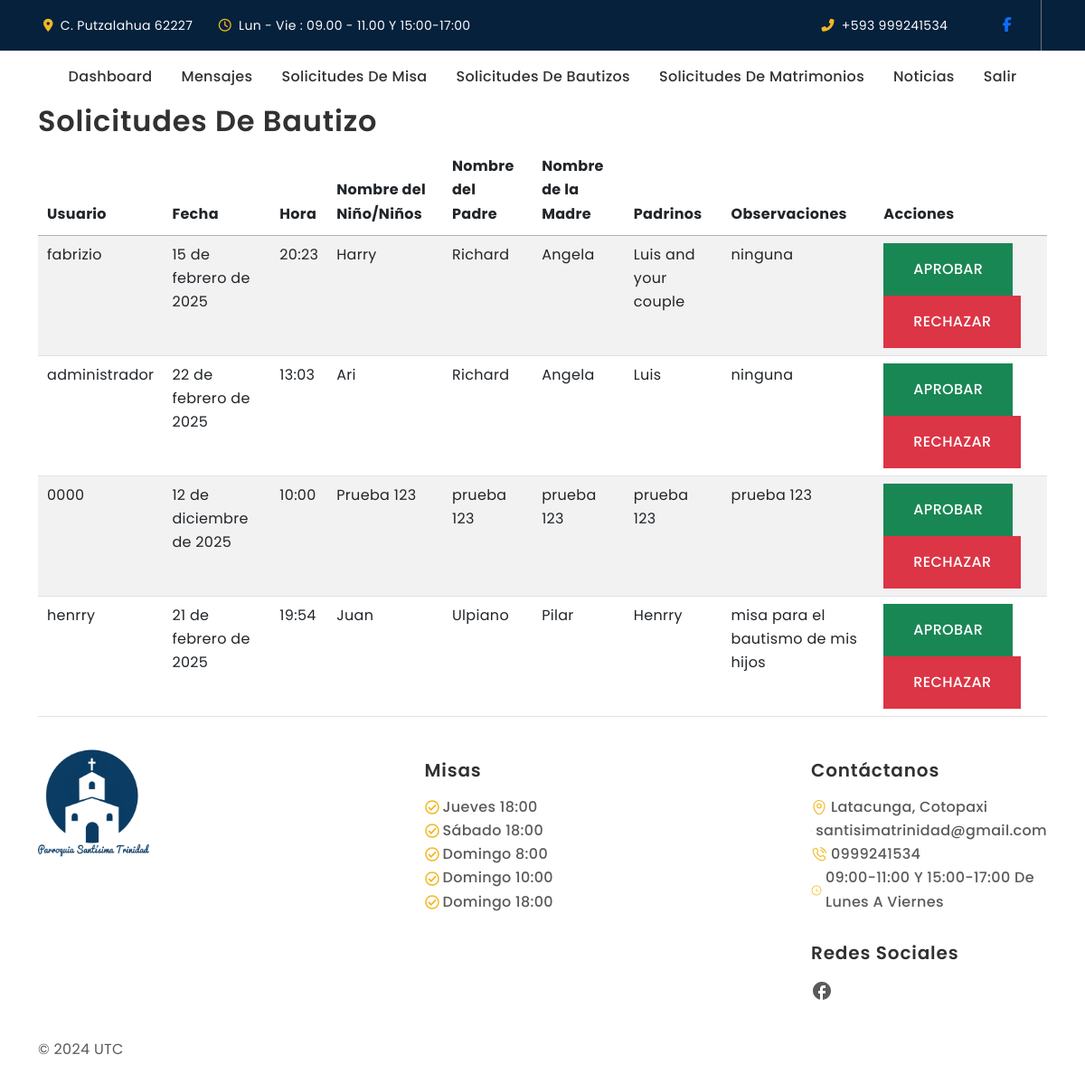
Page /ver-solicitudes-bautizos/ (signed in) on the earlier database version.
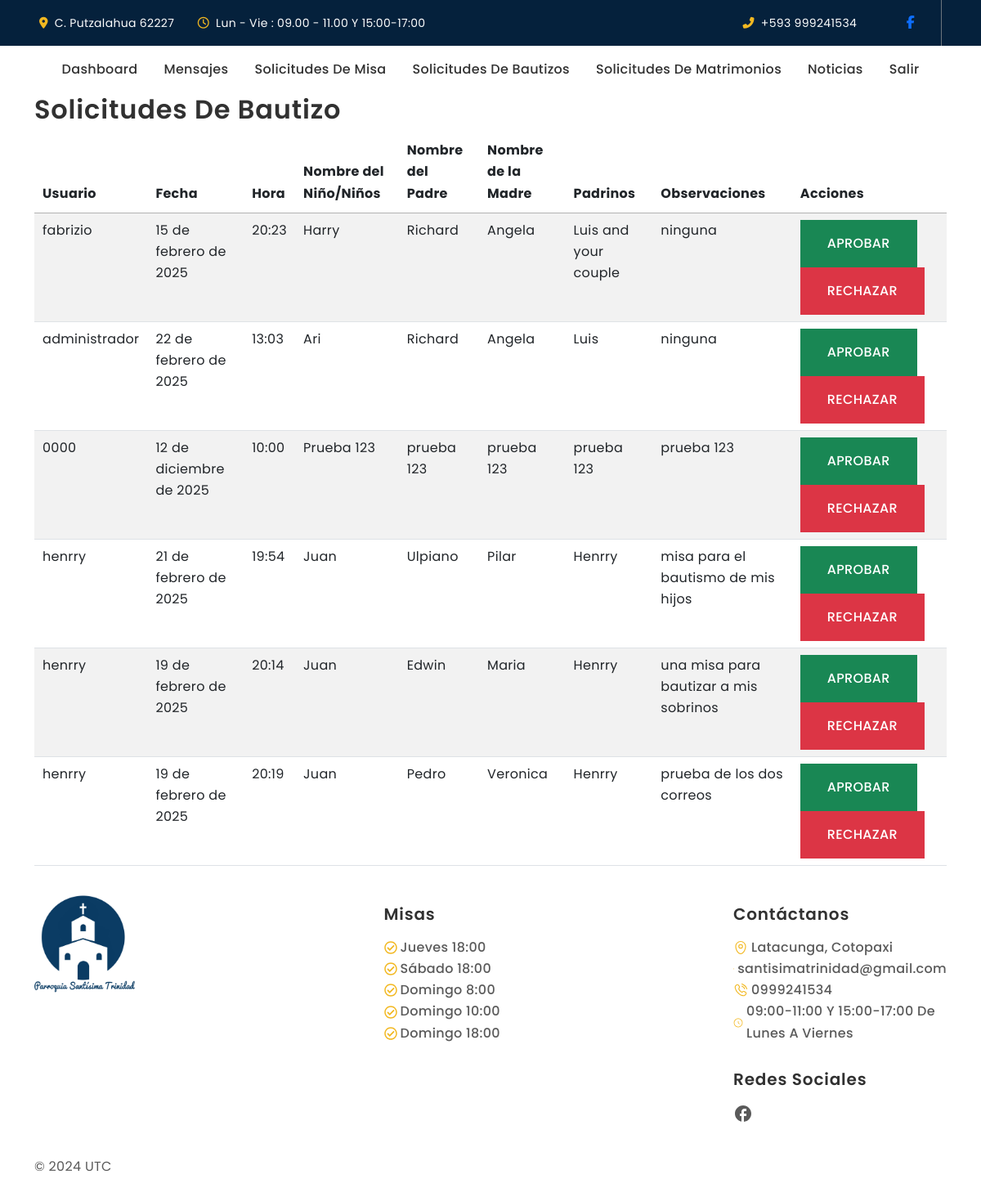
Same page on the later database version.
### Apps/web/models.py (models this page shows, shortened)
class Bautizo(models.Model):
    usuario = models.ForeignKey(User, on_delete=models.CASCADE)
    fecha = models.DateField()
    hora = models.TimeField()
    nombre_nino = models.CharField(max_length=200, verbose_name='Nombre del Niño/Niños')
    nombre_padre = models.CharField(max_length=200, verbose_name='Nombre del Padre')
    nombre_madre = models.CharField(max_length=200, verbose_name='Nombre de la Madre')
    padrinos = models.CharField(max_length=200)
    observaciones = models.TextField(blank=True, null=True)

### Apps/web/views.py (the view)
# urls.py: path('ver-solicitudes-bautizos/', views.ver_solicitudes_bautizos, name='ver_solicitudes_bautizos'),
@login_required(login_url='/login/')
@staff_member_required(login_url='/login/')
def ver_solicitudes_bautizos(request):
    bautizos = Bautizo.objects.all()
    return render(request, 'ver_solicitudes_bautizos.html', {'bautizos': bautizos})

### Apps/web/templates/ver_solicitudes_bautizos.html (shortened to what this page needs)
{% extends 'base.html' %}
{% block body %}
<div class="container">
    <h2>Solicitudes de Bautizo</h2>
    <table class="table table-striped" id="tbl_bautizos">
        <thead>
            <tr>
                <th>Usuario</th>
                <th>Fecha</th>
                <th>Hora</th>
                <th>Nombre del Niño/Niños</th>
                <th>Nombre del Padre</th>
                <th>Nombre de la Madre</th>
                <th>Padrinos</th>
                <th>Observaciones</th>
                <th>Acciones</th>
            </tr>
        </thead>
        <tbody>
            {% for bautizo in bautizos %}
            <tr>
                <td>{{ bautizo.usuario.username }}</td>
                <td>{{ bautizo.fecha }}</td>
                <td>{{ bautizo.hora }}</td>
                <td>{{ bautizo.nombre_nino }}</td>
                <td>{{ bautizo.nombre_padre }}</td>
                <td>{{ bautizo.nombre_madre }}</td>
                <td>{{ bautizo.padrinos }}</td>
                <td>{{ bautizo.observaciones }}</td>
                <td>
                    <a href="{% url 'aprobar_solicitud_bautizo' bautizo.id %}" class="btn btn-success btn-sm">
                        Aprobar
                    </a>
                    <a href="{% url 'rechazar_solicitud_bautizo' bautizo.id %}" class="btn btn-danger btn-sm">
                        Rechazar
                    </a>
                </td>
            </tr>
            {% endfor %}
        </tbody>
    </table>
</div>
{% endblock %}

### Apps/web/templates/base.html (shortened to what this page needs)
{% load static %}
<!DOCTYPE html>
<html lang="es">
<head>
    <link href="https://cdn.jsdelivr.net/npm/bootstrap@5.3.0/dist/css/bootstrap.min.css" rel="stylesheet">
    <link rel="stylesheet" type="text/css" href="{% static 'css\vendor.css' %}">
    <link rel="stylesheet" href="https://cdn.jsdelivr.net/npm/swiper@9/swiper-bundle.min.css" />
    <link rel="stylesheet" type="text/css" href="{% static 'style.css' %}">
    <link href="https://cdn.jsdelivr.net/npm/summernote@0.9.0/dist/summernote-lite.min.css" rel="stylesheet">
    <link rel="stylesheet" href="https://cdnjs.cloudflare.com/ajax/libs/izitoast/1.4.0/css/iziToast.min.css"
 />
    <link rel="stylesheet" href="https://cdn.datatables.net/2.2.1/css/dataTables.bootstrap5.css">
    <link rel="stylesheet" href="https://cdn.datatables.net/buttons/3.2.0/css/buttons.bootstrap5.css">
    <link rel="stylesheet" href="https://cdn.datatables.net/1.13.6/css/jquery.dataTables.min.css">
    <link rel="stylesheet" href="https://cdn.datatables.net/buttons/3.2.0/css/buttons.dataTables.min.css">
    <link href="https://cdn.jsdelivr.net/npm/now-ui-dashboard/css/now-ui-dashboard.min.css" rel="stylesheet" />
</head>
<header id="header">
<div class="container-fluid custom-bg text-light p-0">
    <div class="row gx-0 d-none d-lg-flex">
        <div class="col-lg-7 px-5 text-start">
            <div class="h-100 d-inline-flex align-items-center me-4">
                <small class="fa fa-map-marker-alt text-primary me-2"></small>
                <small>C. Putzalahua 62227</small>
            </div>
            <div class="h-100 d-inline-flex align-items-center">
                <small class="far fa-clock text-primary me-2"></small>
                <small>Lun - Vie : 09.00 - 11.00 Y 15:00-17:00</small>
            </div>
        </div>
        <div class="col-lg-5 px-5 text-end">
            <div class="h-100 d-inline-flex align-items-center me-4">
                <small class="fa fa-phone-alt text-primary me-2"></small>
                <small>+593 999241534</small>
            </div>
            <div class="h-100 d-inline-flex align-items-center mx-n2">
                <a class="btn btn-square btn-link rounded-0 border-0 border-end border-secondary" href="https://www.facebook.com/parroquiasantisimatrinidad.lalagunalatacunga"><i class="fab fa-facebook-f"></i></a>
            </div>
        </div>
    </div>
</div>
    <nav id="primary-header" class="navbar navbar-expand-lg py-3">
        <div class="container justify-content-end">
            <div class="header-bottom offcanvas offcanvas-end" id="bdNavbar" aria-labelledby="bdNavbarOffcanvasLabel">
                <div class="offcanvas-body align-items-center justify-content-center">
                    <ul class="navbar-nav mb-2 mb-lg-0 align-items-center">
                        {% if user.is_superuser %}
                        <li class="nav-item px-3 py-1 py-lg-0">
                            <a class="nav-link p-0" href="/dashboard_view/">Dashboard</a>
                        </li>
                        <li class="nav-item px-3 py-1 py-lg-0">
                            <a class="nav-link p-0" href="/mensajes/">Mensajes</a>
                        </li>
                        <li class="nav-item px-3 py-1 py-lg-0">
                            <a class="nav-link p-0" href="{% url 'ver_solicitudes' %}">Solicitudes de Misa</a>
                        </li>
                        <li class="nav-item px-3 py-1 py-lg-0">
                            <a class="nav-link p-0" href="{% url 'ver_solicitudes_bautizos' %}">Solicitudes de Bautizos</a>
                        </li>
                        <li class="nav-item px-3 py-1 py-lg-0">
                            <a class="nav-link p-0" href="{% url 'ver_solicitudes_matrimonios' %}">Solicitudes de Matrimonios</a>
                        </li>
                        <li class="nav-item px-3 py-1 py-lg-0">
                            <a class="nav-link p-0" href="/news/">Noticias</a>
                        </li>
                        <li class="nav-item px-3 py-1 py-lg-0">
                            <a class="nav-link p-0" href="/logout/">Salir</a>
                        </li>
                    {% endif %}
                    </ul>
                </div>
            </div>
        </div>
    </nav>
</header>
<body style="background-color: white;">
    {% block body %}
    {% endblock %}
</body>
<footer id="footer">
    <div class="container pt-4">
        <div class="row flex-wrap justify-content-between">
            <div class="col-lg-3 col-md-6 pb-3">
                <div class="footer-menu">
                    <a class="navbar-brand" href="#">
                        <img src="{% static 'images/logo.png' %}" class="logo img-fluid img w-50">
                    </a>
                </div>
            </div>
            <div class="col-lg-3 col-md-6 pb-3">
                <div class="footer-menu">
                    <h5 class=" widget-title py-2 mt-3 fw-semibold">Misas</h5>
                    <ul class="menu-list d-flex flex-column list-unstyled">
                        <li class="fw-medium text-capitalize d-flex align-items-center">
                            <svg class="text-primary me-1" width="16" height="16">
                                <use xlink:href="#check-circle"></use>
                            </svg>Jueves 18:00
                        </li>
                        <li class="fw-medium text-capitalize d-flex align-items-center">
                            <svg class="text-primary me-1" width="16" height="16">
                                <use xlink:href="#check-circle"></use>
                            </svg>Sábado 18:00
                        </li>
                        <li class="fw-medium text-capitalize d-flex align-items-center">
                            <svg class="text-primary me-1" width="16" height="16">
                                <use xlink:href="#check-circle"></use>
                            </svg>Domingo 8:00
                        </li>
                        <li class="fw-medium text-capitalize d-flex align-items-center">
                            <svg class="text-primary me-1" width="16" height="16">
                                <use xlink:href="#check-circle"></use>
                            </svg>Domingo 10:00
                        </li>
                        <li class="fw-medium text-capitalize d-flex align-items-center">
                            <svg class="text-primary me-1" width="16" height="16">
                                <use xlink:href="#check-circle"></use>
                            </svg>Domingo 18:00
                        </li>
                    </ul>
                </div>
            </div>
            <div class="col-lg-3 col-md-6">
                <div class="footer-menu">
                    <h5 class=" widget-title py-2 mt-3 fw-semibold">Contáctanos</h5>
                    <ul class="menu-list d-flex flex-column list-unstyled">
                        <li class="fw-medium text-capitalize d-flex align-items-center">
                            <svg class="text-primary me-1" width="18" height="18">
                                <use xlink:href="#location"></use>
                            </svg>Latacunga, Cotopaxi
                        </li>
                        <li class="fw-medium d-flex align-items-center">
                            <a href="https://mail.google.com/mail/?view=cm&fs=1&to=santisimatrinidad@gmail.com" target="_blank">santisimatrinidad@gmail.com</a>
                        </li>
                        <li class="fw-medium text-capitalize d-flex align-items-center">
                            <svg class="text-primary me-1" width="18" height="18">
                                <use xlink:href="#phone"></use>
                            </svg>0999241534
                        </li>
                        <li class="fw-medium text-capitalize d-flex align-items-center">
                            <svg class="text-primary me-1" width="18" height="18">
                                <use xlink:href="#clock"></use>
                            </svg>09:00-11:00 y 15:00-17:00 de Lunes a Viernes
                        </li>
                    </ul>
                </div>
                <div class="footer-menu">
                    <h5 class=" widget-title py-2 mt-4 fw-semibold">Redes Sociales</h5>
                    <ul class="social-links d-flex flex-wrap list-unstyled">
                        <li class="social me-3">
                            <a href="https://www.facebook.com/parroquiasantisimatrinidad.lalagunalatacunga">
                                <svg class=" me-1" width="24" height="24">
                                    <use xlink:href="#facebook"></use>
                                </svg>
                            </a>
                        </li>
                    </ul>
                </div>
            </div>
        </div>
    </div>
    <div class="container">
        <div class="footer-bottom d-md-flex justify-content-between py-4">
            <p class=" mb-0">© 2024 UTC</p>
        </div>
    </div>
</footer>
<link rel="stylesheet" href="https://cdnjs.cloudflare.com/ajax/libs/font-awesome/6.7.2/css/all.min.css"
 />
</html>

### static/style.css (style rules this page uses)
:root { --primary-color: #F2B821; --secondary-color: #05213C; --black-color: #292929; --light-black-color: #343536; --dark-color: #313131; --body-color: #5A5A5A; --gray-color: #777F81; --light-color: #fdfdfd; --bs-gray-100: #F6F6F6; --bs-gray-300: #DCDCDC; --bs-primary-text-emphasis: var(--primary-color); --bs-body-color-rgb: 90, 90, 90; --bs-light-rgb: rgba(255, 255, 255, 1); --bs-dark-rgb: 41, 41, 41; --bs-primary-rgb: 178, 142, 113; }
:root { --heading-font: "Poppins", sans-serif; --body-font: "Poppins", sans-serif; }
*, *::before, *::after { -webkit-box-sizing: border-box; -moz-box-sizing: border-box; box-sizing: border-box; }
html { box-sizing: border-box; }
body { background-color: var(--light-color); font-family: var(--body-font); font-size: 16px; font-weight: 400; line-height: 164%; letter-spacing: 0.32px; color: var(--body-color); margin: 0; }
p { color: var(--body-color); }
a { color: inherit; text-decoration: none; transition: 0.3s ease-in-out; }
.text-light { color: var(--light-color) !important; }
.text-primary { color: var(--primary-color) !important; }
.custom-bg { background-color: #05213c !important; }
h1, h2, h3, h4, h5, h6 { color: var(--dark-color); font-family: var(--heading-font); text-transform: capitalize; font-weight: 600; letter-spacing: 0.84px; line-height: 115%; }
.btn { --bs-btn-padding-x: 2rem; --bs-btn-padding-y: 1rem; --bs-btn-font-size: 1rem; --bs-btn-font-weight: 500; text-transform: uppercase; border-radius: 0px; transition: all 0.5s ease-in-out; }
a.nav-link { text-transform: capitalize; font-weight: 500; color: var(--dark-color); font-family: var(--heading-font); transition: all 0.3s ease-in-out; }
a.nav-link::after { content: ""; text-align: center; display: block; width: 0; height: 2px; background: var(--primary-color); transition: width 0.9s; }

Differences in the rows shown:
added Bautizo: usuario.username "henrry", fecha "19 de febrero de 2025", hora "20:14", nombre_nino "Juan", nombre_padre "Edwin", nombre_madre "Maria", padrinos "Henrry", observaciones "una misa para bautizar a mis sobrinos"
added Bautizo: usuario.username "henrry", fecha "19 de febrero de 2025", hora "20:19", nombre_nino "Juan", nombre_padre "Pedro", nombre_madre "Veronica", padrinos "Henrry", observaciones "prueba de los dos correos"
